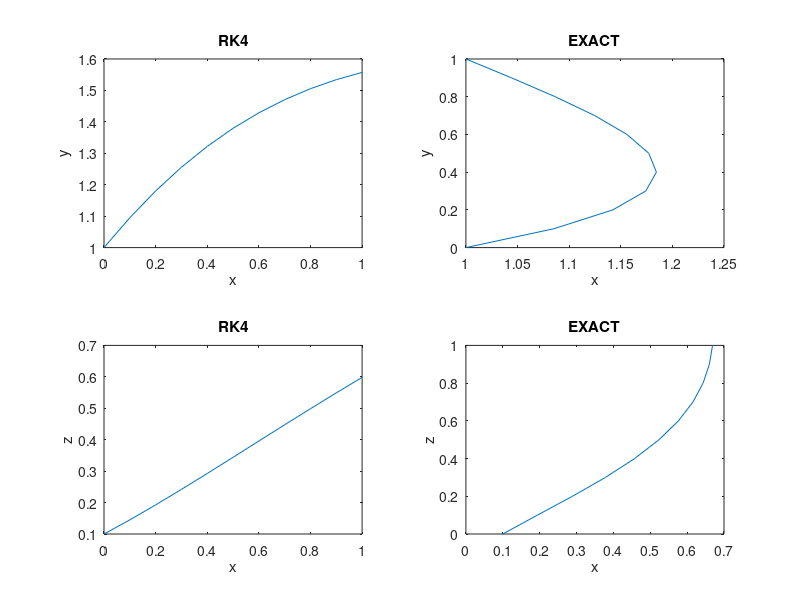

MATLAB code for this plot:
%RK4
clear all;
clc;
a=0;        %domain
b=1;
f1=@(x,y,z)(-x+y)*exp(-x);      %system of odes
f2=@(x,y,z)y-z;
h=0.1;     %step size
n=(b-a)/h;
y=zeros(1,n+1);
x=zeros(1,n+1);
z=zeros(1,n+1);
x(1)=0;     %initial value x
y(1)=1;     %initial value y
z(1)=0.1;   %initial value z
fprintf('\n x        y        z'); 

for i=1:n       %The loop will repeat until the final value of x is reached
    fprintf('\n%4.3f   %4.3f    %4.3f    %4.3f ',x(i),y(i),z(i));
    
    k1y=f1(x(i),y(i),z(i));     %initializing solution
    k2y=f1(x(i)+0.5*h,y(i)+0.5*k1y*h,z(i)+0.5*k1y*h);
    k3y=f1(x(i)+0.5*h,y(i)+0.5*k2y*h,z(i)+0.5*k2y*h);
    k4y=f1(x(i)+h,y(i)+k3y*h,z(i)+k3y*h);

    k1z=f2(x(i),y(i),z(i));
    k2z=f2(x(i)+0.5*h,y(i)+0.5*k1z*h,z(i)+0.5*k1z*h);
    k3z=f2(x(i)+0.5*h,y(i)+0.5*k2z*h,y(i)+0.5*k2z*h);
    k4z=f2(x(i)+h,y(i)+k3z*h,y(i)+k3z*h);

    x(i+1)=x(i)+h;      %formula for calculating next value of x
    y(i+1)=y(i)+(h/6)*(k1y+2*k2y+2*k3y+k4y);
    z(i+1)=z(i)+(h/6)*(k1z+2*k2z+2*k3z+k4z);
end

%EXACT
x1=a:h:b;
y1=x1 - exp(x1.*exp(-x1)).*(x1 - 1);
z1=y1 - exp(-x1).*(y1 - 1/10);
error = y1 - y

%GRAPHS
subplot(221);
plot(x,y);
xlabel('x');
ylabel('y');
title('RK4')

subplot(222)
plot(y1,x1)
xlabel('x');
ylabel('y');
title('EXACT')

subplot(223)
plot(x,z);
xlabel('x');
ylabel('z');
title('RK4')

subplot(224)
plot(z1,x1)
xlabel('x');
ylabel('z');
title('EXACT')